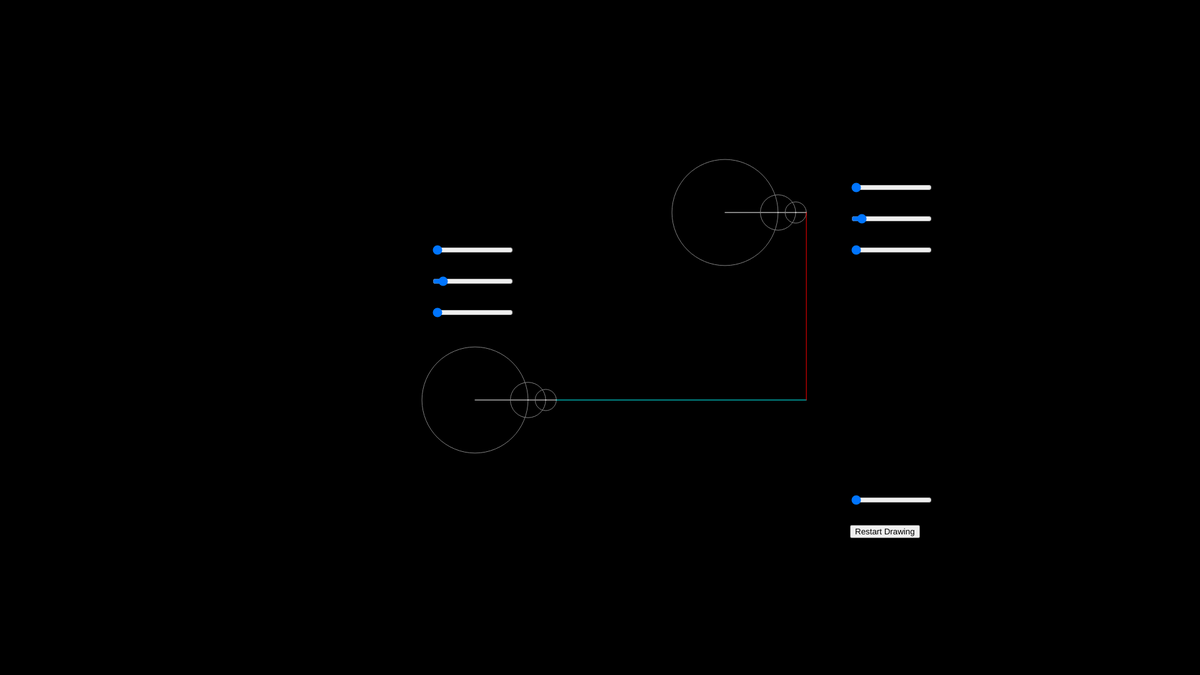
Frame 1 (no input)
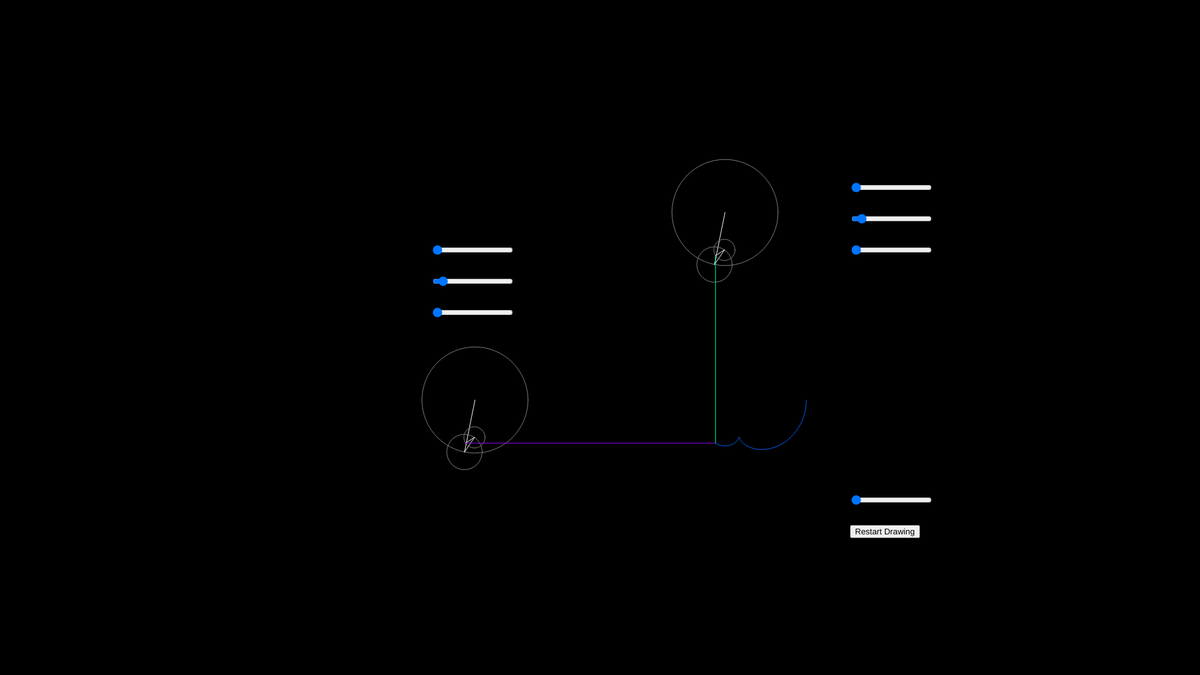
Frame 60 (no input)
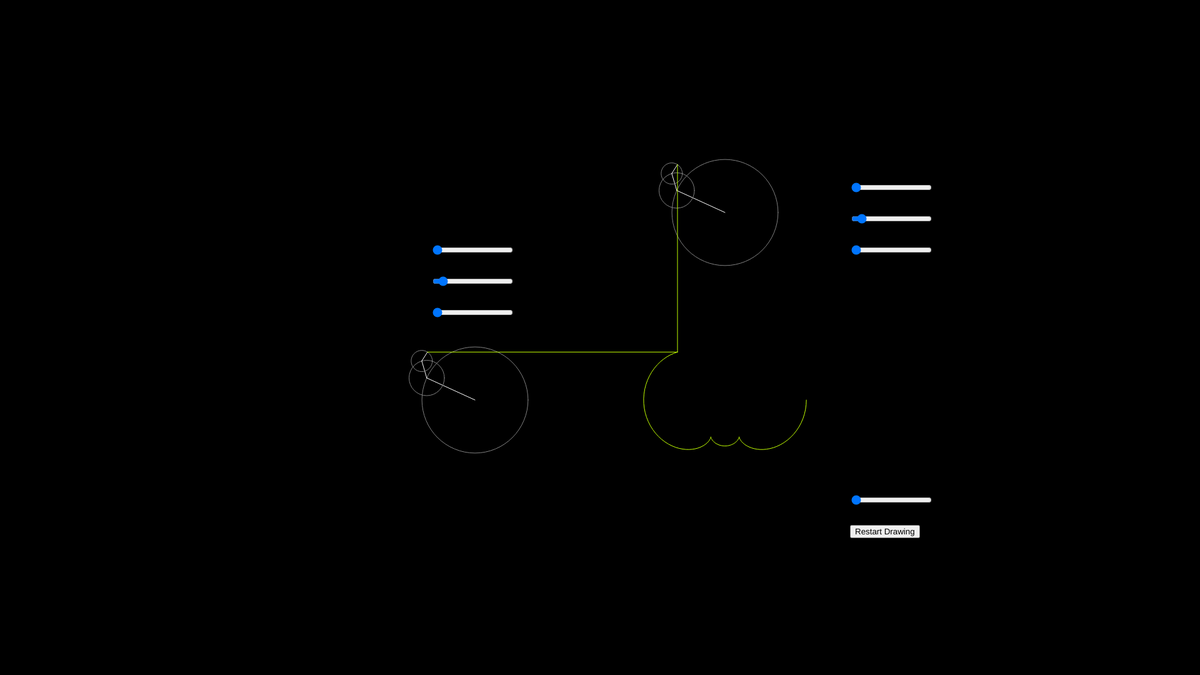
Frame 120 (the mouse pressed at the canvas centre since frame 60)

The p5.js sketch that drew these frames (run headless with seeded random() and noise() and a simulated clock; from frame 60 on, the mouse is pressed at the canvas centre):

// p5.js sketch
// ── sketch.js
let xx, xy, cx, cy;
let anglex;
let anglexoff;
let angley;
let angleyoff;
let phase;
let dtx;
let dty;
let circlesCountx;
let circlesCounty;
let valuesy = [];
let valuesx = [];
let factorx;
let factory;
let sliderx;
let sliderax;
let slidery;
let slideray;
let sliderfactorx;
let sliderfactory;
let sliderphase;
let rx;
let ry;
let restartButton;
function setup() {
  createCanvas(1920, 1080);
  // let r = rx * 4 / (n * factorx * PI);

  anglex = 0;
  angley = 0;
  dtx = 0.01;
  dty = 0.01;

  // circlesCountx = 2;
  // circlesCounty = 2;

  restartButton = createButton("Restart Drawing");
  restartButton.mouseClicked(restartDrawing);
  restartButton.position(width / 2 + (width + 80) / 5, height / 2 + (height + 120) / 4);

  sliderx = createSlider(2, 15, 3, 1);
  sliderx.position(width / 2 - (width - 30) / 7, height / 2 - (height + 20) / 11);

  sliderax = createSlider(0, TWO_PI, 0, 0);
  sliderax.position(width / 2 - (width - 30) / 7, height / 2 - 150);

  sliderfactorx = createSlider(3, 17, 3, 2);
  sliderfactorx.position(width / 2 - (width - 30) / 7, height / 2 - 50);

  slidery = createSlider(2, 15, 3, 1);
  slidery.position(width / 2 + (width + 80) / 5, height / 2 - (height + 120) / 6);

  slideray = createSlider(0, TWO_PI, 0, 0);
  slideray.position(width / 2 + (width + 80) / 5, height / 2 - 250);

  sliderfactory = createSlider(3, 17, 3, 2);
  sliderfactory.position(width / 2 + (width + 80) / 5, height / 2 - 150);

  sliderphase = createSlider(0, PI/2, 0, 0);
  sliderphase.position(width / 2 + (width + 80) / 5, height / 2 + (height + 120) / 4 - 50);
}

function draw() {
  colorMode(HSB);
  background(0);

  circlesCountx = sliderx.value();
  circlesCounty = slidery.value();

  factorx = sliderfactorx.value();
  factory = sliderfactory.value();
  phase = sliderphase.value();

  ry = 200 * factory / 3;
  rx = 200 * factorx / 3;

  noFill();
  push();
  translate(width / 2 - (width + 80) / 10, height / 2 + (height + 20) / 11);
  // circle(0, 0, 2 * r);
  xx = 0;
  xy = 0;

  anglexoff = sliderax.value();

  let rx_max = 0;
  for (let i = 0; i < circlesCountx; i++) {
    let prevx = xx;
    let prevy = xy;
    let n = 2 * i + 1;
    let r = rx * 4 / (n * factorx * PI);
    xx += r * cos(n * factorx * (anglex + anglexoff) + phase);
    xy += r * sin(n * factorx * (anglex + anglexoff) + phase);
    stroke(50);
    circle(prevx, prevy, 2 * r);
    stroke(255);
    line(prevx, prevy, xx, xy);
    rx_max += r;
  }
  pop();
  valuesy.unshift(xy);

  push();
  let yx = 0;
  let yy = 0;
  let ry_max = 0;

  angleyoff = slideray.value();

  translate(width / 2 + (width + 80) / 10, height / 2 - (height + 120) / 6)
  for (let i = 0; i < circlesCounty; i++) {
    let prevx = yx;
    let prevy = yy;
    let n = 2 * i + 1;
    let r = ry * 4 / (n * factory * PI);
    yx += r * cos(n * factory * (angley + angleyoff));
    yy += r * sin(n * factory * (angley + angleyoff));
    stroke(50);
    circle(prevx, prevy, 2 * r);
    stroke(255);
    line(prevx, prevy, yx, yy);
    ry_max += r;
  }
  pop();

  valuesx.unshift(yx);

  let rx_min = -rx_max;
  let ry_min = -ry_max;


  if (valuesy.length > 1000) {
    valuesy.pop();
    valuesx.pop();
  }

  push();
  translate(width / 2 + (width + 80) / 10, height / 2 + (height + 20) / 11);

  let huey = map(valuesx[0], rx_min, rx_max, 0, 360);
  let huex = map(valuesy[0], ry_min, ry_max, 0, 360);

  stroke(huex, 100, 100);
  line(xx - (width + 80) / 5, xy, valuesx[0], valuesy[0]);

  stroke(huey, 100, 100);
  line(yx, yy - (height + 120) / 4, valuesx[0], valuesy[0]);

  let hue = map(valuesx[0] + valuesy[0], -(rx_max + ry_max), rx_max + ry_max, 0, 360, true);
  stroke(hue, 100, 100);
  beginShape();
  for (let i = 0; i < valuesy.length; i++) {
    stroke(hue, 255, 255);
    vertex(valuesx[i], valuesy[i]);

  }
  endShape();
  pop();
  anglex += dtx;
  angley += dty;

}

function restartDrawing() {
  valuesx = [];
  valuesy = [];
}
